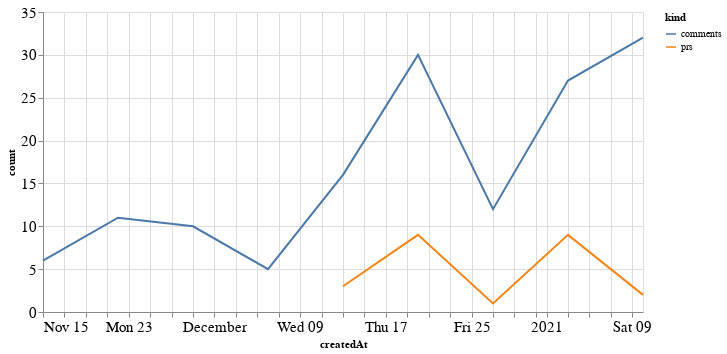

Notebook cell for this chart:
### Code cell
alt.Chart(total_time, width=600).mark_line().encode(
    x='createdAt',
    y='count',
    color='kind'
)

### Figure 1 — Vega-Lite specification as saved in the notebook (floating-point values rounded to 4 significant figures)
{"config": {"axisLeft": {"labelFontSize": 15}, "axisBottom": {"labelFontSize": 15}}, "data": {"name": "data-82f4e3ef32eb42fe7648d8437b46d814"}, "mark": "line", "encoding": {"color": {"type": "nominal", "field": "kind"}, "x": {"type": "temporal", "field": "createdAt"}, "y": {"type": "quantitative", "field": "count"}}, "width": 600, "$schema": "https://vega.github.io/schema/vega-lite/v4.8.1.json", "datasets": {"data-82f4e3ef32eb42fe7648d8437b46d814": [{"createdAt": "2020-12-13T00:00:00", "kind": "prs", "count": 3.0}, {"createdAt": "2020-12-20T00:00:00", "kind": "prs", "count": 9.0}, {"createdAt": "2020-12-27T00:00:00", "kind": "prs", "count": 1.0}, {"createdAt": "2021-01-03T00:00:00", "kind": "prs", "count": 9.0}, {"createdAt": "2021-01-10T00:00:00", "kind": "prs", "count": 2.0}, {"createdAt": "2020-11-15T00:00:00", "kind": "prs", "count": null}, {"createdAt": "2020-11-22T00:00:00", "kind": "prs", "count": null}, {"createdAt": "2020-11-29T00:00:00", "kind": "prs", "count": null}, {"createdAt": "2020-12-06T00:00:00", "kind": "prs", "count": null}, {"createdAt": "2020-12-13T00:00:00", "kind": "comments", "count": 16.0}, {"createdAt": "2020-12-20T00:00:00", "kind": "comments", "count": 30.0}, {"createdAt": "2020-12-27T00:00:00", "kind": "comments", "count": 12.0}, {"createdAt": "2021-01-03T00:00:00", "kind": "comments", "count": 27.0}, {"createdAt": "2021-01-10T00:00:00", "kind": "comments", "count": 32.0}, {"createdAt": "2020-11-15T00:00:00", "kind": "comments", "count": 6.0}, {"createdAt": "2020-11-22T00:00:00", "kind": "comments", "count": 11.0}, {"createdAt": "2020-11-29T00:00:00", "kind": "comments", "count": 10.0}, {"createdAt": "2020-12-06T00:00:00", "kind": "comments", "count": 5.0}]}}
